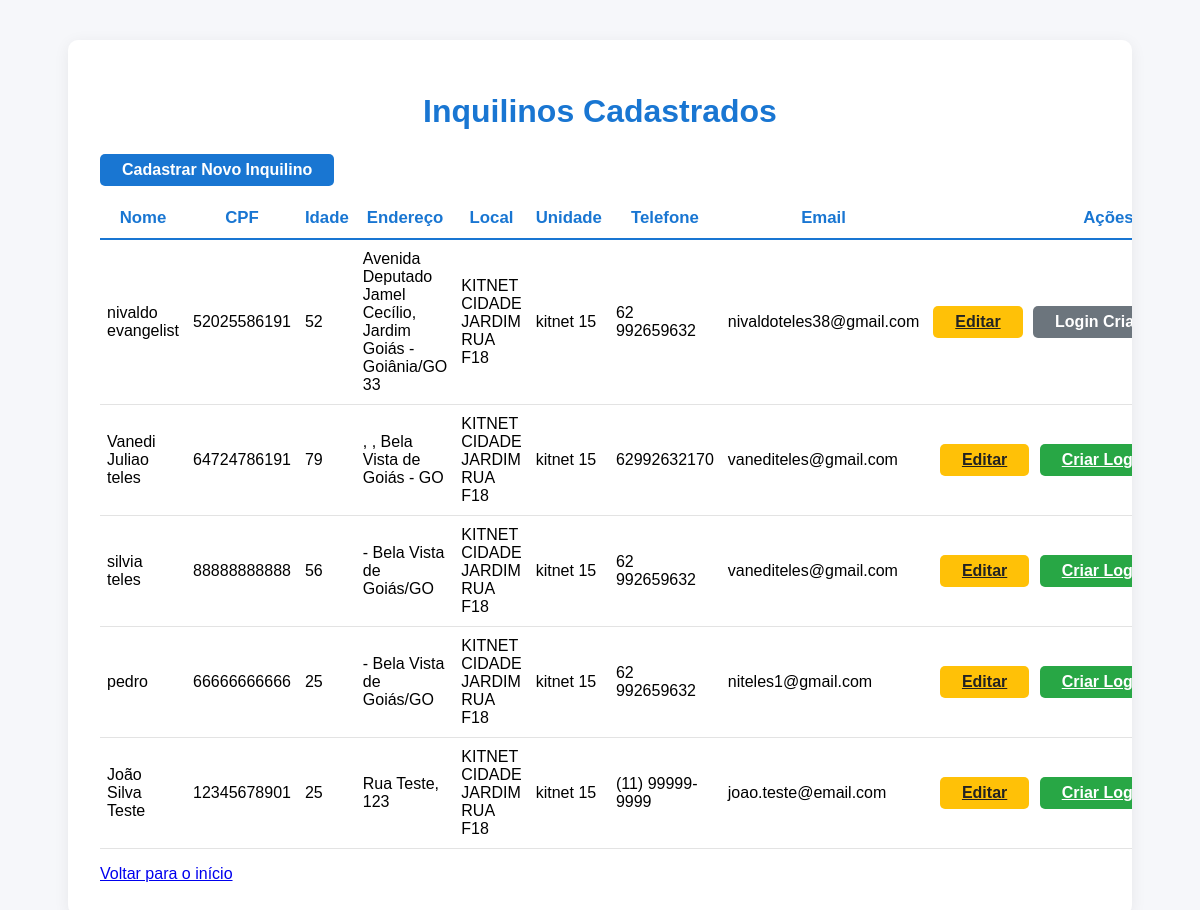
The page /inquilinos on the database its author committed.
### app/models.py (models this page shows, shortened)
class Inquilino(db.Model):
    id = db.Column(db.Integer, primary_key=True)
    nome = db.Column(db.String(120), nullable=False)
    cpf = db.Column(db.String(14), unique=True, nullable=False)
    data_nascimento = db.Column(db.Date, nullable=False)
    idade = db.Column(db.Integer, nullable=True)  # Calculada automaticamente
    endereco = db.Column(db.String(200), nullable=False)
    cep = db.Column(db.String(9), nullable=False)
    telefone = db.Column(db.String(20), nullable=False)
    email = db.Column(db.String(120), nullable=True)
    unidade_id = db.Column(db.Integer, db.ForeignKey('unidade.id'), nullable=False)
    username = db.Column(db.String(50), unique=True, nullable=True)
    password_hash = db.Column(db.String(255), nullable=True)
    data_criacao_login = db.Column(db.DateTime, nullable=True)
    status_login = db.Column(db.String(20), nullable=False, default='inativo')  # inativo, ativo, bloqueado
    contratos = db.relationship('Contrato', backref='inquilino', lazy=True)

class Local(db.Model):
    id = db.Column(db.Integer, primary_key=True)
    nome = db.Column(db.String(120), nullable=False)
    unidades = db.relationship('Unidade', backref='local', lazy=True)

class Unidade(db.Model):
    id = db.Column(db.Integer, primary_key=True)
    nome = db.Column(db.String(120), nullable=False)
    local_id = db.Column(db.Integer, db.ForeignKey('local.id'), nullable=False)
    status = db.Column(db.String(20), nullable=False, default='disponivel')  # disponivel, ocupada, manutencao
    inquilinos = db.relationship('Inquilino', backref='unidade', lazy=True)
    contratos = db.relationship('Contrato', backref='unidade', lazy=True)

### app/routes.py (the view)
@app.route('/inquilinos')
def listar_inquilinos():
    inquilinos = Inquilino.query.all()
    return render_template('listar_inquilinos.html', inquilinos=inquilinos)

### app/templates/listar_inquilinos.html (shortened to what this page needs)
<!DOCTYPE html>
<html lang="pt-br">
<head>
</head>
<body>
    <div class="container">
        <h1>Inquilinos Cadastrados</h1>
        <a href="{{ url_for('cadastrar_inquilino') }}" class="btn btn-new">Cadastrar Novo Inquilino</a>
        <table>
            <tr>
                <th>Nome</th>
                <th>CPF</th>
                <th>Idade</th>
                <th>Endereço</th>
                <th>Local</th>
                <th>Unidade</th>
                <th>Telefone</th>
                <th>Email</th>
                <th>Ações</th>
            </tr>
            {% for inq in inquilinos %}
            <tr>
                <td>{{ inq.nome }}</td>
                <td>{{ inq.cpf }}</td>
                <td>{{ inq.idade }}</td>
                <td>{{ inq.endereco }}</td>
                <td>{{ inq.unidade.local.nome if inq.unidade and inq.unidade.local else '' }}</td>
                <td>{{ inq.unidade.nome if inq.unidade else '' }}</td>
                <td>{{ inq.telefone }}</td>
                <td>{{ inq.email }}</td>
                <td class="actions-cell">
                    <a href="{{ url_for('editar_inquilino', inquilino_id=inq.id) }}" class="btn btn-edit">Editar</a>
                    {% if not inq.username %}
                        <a href="{{ url_for('criar_login_inquilino_route', inquilino_id=inq.id) }}" class="btn" style="background: #28a745; color: #fff;">Criar Login</a>
                    {% else %}
                        <span class="btn" style="background: #6c757d; color: #fff; cursor: default;">Login Criado</span>
                    {% endif %}
                </td>
            </tr>
            {% endfor %}
        </table>
        <a href="{{ url_for('index') }}" class="back">Voltar para o início</a>
    </div>
</body>
</html>

### app/templates/listar_inquilinos.html (style rules this page uses)
body { font-family: Arial, sans-serif; background: #f6f7fa; }
.container { max-width: 1000px; margin: 40px auto; background: #fff; border-radius: 10px; box-shadow: 0 3px 16px #0001; padding: 32px; overflow-x: auto; }
h1 { color: #1976d2; text-align: center; margin-bottom: 24px; }
table { width: 100%; min-width: 900px; border-collapse: collapse; background: #fff; margin-bottom: 16px; box-sizing: border-box; }
th, td { padding: 10px 7px; border-bottom: 1px solid #e3e3e3; text-align: left; background: #fff; }
th { background: #fff; color: #1976d2; font-weight: bold; font-size: 1.05em; border-bottom: 2px solid #1976d2; text-align: center; }
.btn { padding: 7px 22px; border-radius: 5px; border: none; font-weight: bold; cursor: pointer; font-size: 1em; margin-right: 6px; display: inline-block; }
.btn-edit { background: #ffc107; color: #222; }
.btn-new { background: #1976d2; color: #fff; margin-bottom: 12px; text-decoration: none; display: inline-block; }
.back { margin-top: 14px; display: block; }
.actions-cell { text-align: center; white-space: nowrap; min-width: 200px; }

### rows shown on the page
Inquilino: nome "nivaldo evangelist", cpf "52025586191", idade "52", endereco "Avenida Deputado Jamel Cecílio, Jardim Goiás - Goiânia/GO 33", unidade.local "KITNET CIDADE JARDIM RUA F18", unidade "kitnet 15", telefone "62 992659632", email "nivaldoteles38@gmail.com", username "Login…"
Inquilino: nome "Vanedi Juliao teles", cpf "64724786191", idade "79", endereco ", , Bela Vista de Goiás - GO", unidade.local "KITNET CIDADE JARDIM RUA F18", unidade "kitnet 15", telefone "62992632170", email "vanediteles@gmail.com"
Inquilino: nome "silvia teles", cpf "88888888888", idade "56", endereco "- Bela Vista de Goiás/GO", unidade.local "KITNET CIDADE JARDIM RUA F18", unidade "kitnet 15", telefone "62 992659632", email "vanediteles@gmail.com"
Inquilino: nome "pedro", cpf "66666666666", idade "25", endereco "- Bela Vista de Goiás/GO", unidade.local "KITNET CIDADE JARDIM RUA F18", unidade "kitnet 15", telefone "62 992659632", email "niteles1@gmail.com"
Inquilino: nome "João Silva Teste", cpf "12345678901", idade "25", endereco "Rua Teste, 123", unidade.local "KITNET CIDADE JARDIM RUA F18", unidade "kitnet 15", telefone "(11) 99999-9999", email "joao.teste@email.com"
